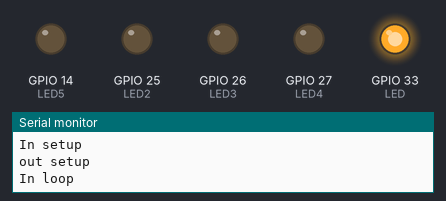
Simulated run of this sketch. Board: ESP32. On the bench: output pins drawn as LEDs (lit = HIGH), the last lines printed to the serial monitor.

Above: at 0.2 s.
At 1.2 s:
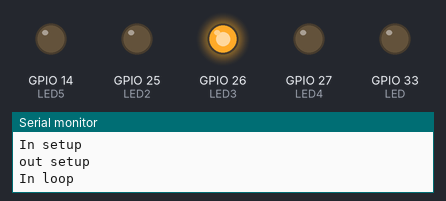
At 1.7 s:
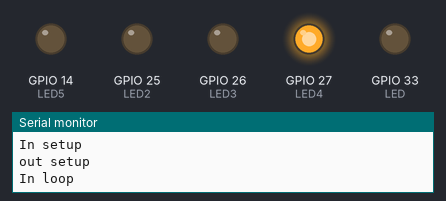
At 3.7 s:
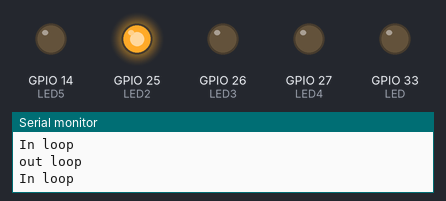
At 5.5 s:
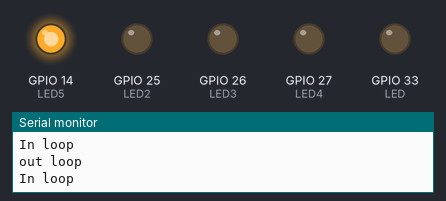
Timing chart, 0 to 6.9 s (numbered marks = the images above):
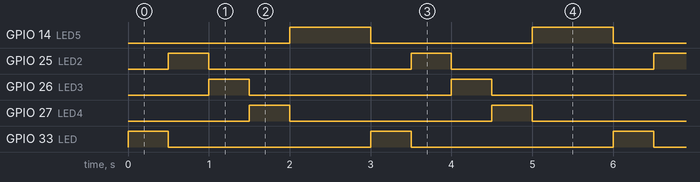

Measured:
- by itself, GPIO 14 (LED5): alternates HIGH for 1.0 s and LOW for 2.0 s
- by itself, GPIO 25 (LED2), GPIO 26 (LED3), GPIO 27 (LED4), GPIO 33 (LED): alternates HIGH for 0.50 s and LOW for 2.5 s
- by itself, everything shown: repeats every 3.0 s, in 5 steps

The sketch:

chaser.ino
```cpp
//Chaser by Matt McCullough (idk why the fifth light isn't blinking)
#define LED 33
#define LED2 25
#define LED3 26
#define LED4 27
#define LED5 14

void setup() {
  Serial.begin(115200);
  Serial.println("In setup");

  pinMode(LED, OUTPUT);
  pinMode(LED2, OUTPUT);
  pinMode(LED3, OUTPUT);
  pinMode(LED4, OUTPUT);
  pinMode(LED5, OUTPUT);

  digitalWrite(LED, LOW);
  digitalWrite(LED2, LOW);
  digitalWrite(LED3, LOW);
  digitalWrite(LED4, LOW);
  digitalWrite(LED5, LOW);
  Serial.println("out setup");

}

void loop() {
  Serial.println("In loop");

  //turn led 1 on and others off
  digitalWrite(LED, HIGH);
  digitalWrite(LED2, LOW);
  digitalWrite(LED3, LOW);
  digitalWrite(LED4, LOW);
  digitalWrite(LED5, LOW);
  delay(500);

  //repeat for 2
  digitalWrite(LED, LOW);
  digitalWrite(LED2, HIGH);
  digitalWrite(LED3, LOW);
  digitalWrite(LED4, LOW);
  digitalWrite(LED5, LOW);
  delay(500);

  //repeat for 3
  digitalWrite(LED, LOW);
  digitalWrite(LED2, LOW);
  digitalWrite(LED3, HIGH);
  digitalWrite(LED4, LOW);
  digitalWrite(LED5, LOW);
  delay(500);

  //repeat for 4
  digitalWrite(LED, LOW);
  digitalWrite(LED2, LOW);
  digitalWrite(LED3, LOW);
  digitalWrite(LED4, HIGH);
  digitalWrite(LED5, LOW);
  delay(500);

  //repeat for 5
  digitalWrite(LED, LOW);
  digitalWrite(LED2, LOW);
  digitalWrite(LED3, LOW);
  digitalWrite(LED4, LOW);
  digitalWrite(LED5, HIGH);
  delay(1000);

  Serial.println("out loop");
}
```
